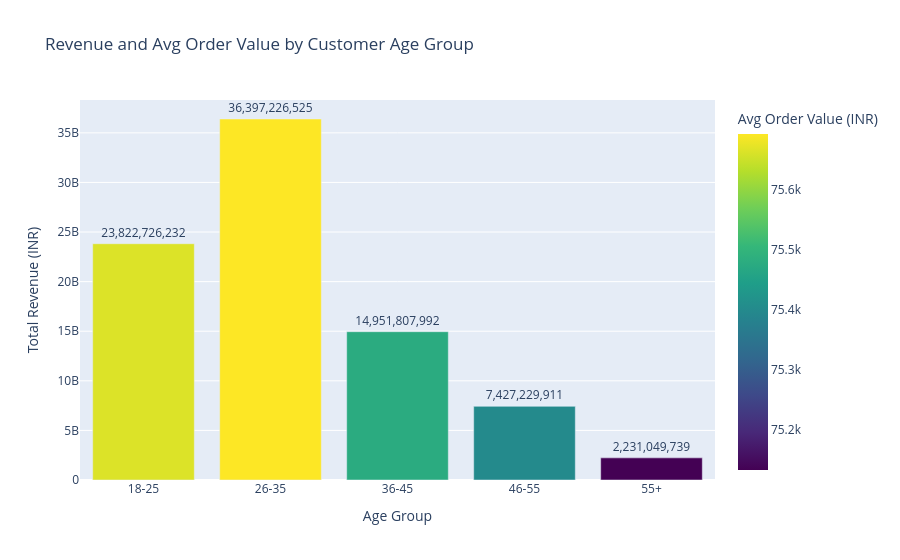

Source (notebook cell):
### Code cell
#----------------------------------------------------
#EDA 9- CUSTOMER AGE GROUP BEHAVIOUR AND PREFERENCES
#----------------------------------------------------
import pandas as pd
import plotly.express as px

# Load cleaned data if not already loaded
# df_clean = pd.read_csv("amazon_india_cleaned.csv")

# Ensure relevant columns are correct
df_clean['customer_age_group'] = df_clean['customer_age_group'].astype(str)

# Revenue and Average Order Value by Age Group
age_revenue = df_clean.groupby('customer_age_group').agg(
    total_revenue=('final_amount_inr_cleaned', 'sum'),
    avg_order_value=('final_amount_inr_cleaned', 'mean'),
    order_count=('transaction_id', 'count')
).reset_index()

fig1 = px.bar(age_revenue,
              x='customer_age_group',
              y='total_revenue',
              text='total_revenue',
              color='avg_order_value',
              color_continuous_scale='Viridis',
              title='Revenue and Avg Order Value by Customer Age Group',
              labels={'total_revenue':'Total Revenue (INR)', 'customer_age_group':'Age Group', 'avg_order_value':'Avg Order Value (INR)'}
             )
fig1.update_traces(texttemplate='%{text:,.0f}', textposition='outside')
fig1.show()

# Category Preferences by Age Group
category_pref = df_clean.groupby(['customer_age_group', 'subcategory']).agg(
    revenue=('final_amount_inr_cleaned', 'sum')
).reset_index()

fig2 = px.sunburst(category_pref,
                   path=['customer_age_group', 'subcategory'],
                   values='revenue',
                   color='revenue',
                   color_continuous_scale='Blues',
                   title='Category Preferences by Age Group'
                  )
fig2.show()

# Shopping Frequency by Age Group
shopping_freq = df_clean.groupby('customer_age_group')['transaction_id'].count().reset_index()
shopping_freq.rename(columns={'transaction_id':'order_count'}, inplace=True)

fig3 = px.pie(shopping_freq,
              values='order_count',
              names='customer_age_group',
              title='Shopping Frequency Distribution by Age Group',
              color_discrete_sequence=px.colors.qualitative.Set3
             )
fig3.show()

### Figure 1 — Plotly figure (JSON) as saved in the notebook; plotly's stock layout.template omitted (floating-point values rounded to 4 significant figures)
{"data": [{"alignmentgroup": "True", "hovertemplate": "Age Group=%{x}<br>Total Revenue (INR)=%{text}<br>Avg Order Value (INR)=%{marker.color}<extra></extra>", "legendgroup": "", "marker": {"color": [75660.0, 75690.0, 75480.0, 75400.0, 75130.0], "coloraxis": "coloraxis", "pattern": {"shape": ""}}, "name": "", "offsetgroup": "", "orientation": "v", "showlegend": false, "text": [23820000000.0, 36400000000.0, 14950000000.0, 7427229911, 2231000000.0], "textposition": "outside", "texttemplate": "%{text:,.0f}", "type": "bar", "x": ["18-25", "26-35", "36-45", "46-55", "55+"], "xaxis": "x", "y": [23820000000.0, 36400000000.0, 14950000000.0, 7427229911, 2231000000.0], "yaxis": "y"}], "layout": {"barmode": "relative", "coloraxis": {"colorbar": {"title": {"text": "Avg Order Value (INR)"}}, "colorscale": [[0, "#440154"], [0.1111, "#482878"], [0.2222, "#3e4989"], [0.3333, "#31688e"], [0.4444, "#26828e"], [0.5556, "#1f9e89"], [0.6667, "#35b779"], [0.7778, "#6ece58"], [0.8889, "#b5de2b"], [1, "#fde725"]]}, "legend": {"tracegroupgap": 0}, "title": {"text": "Revenue and Avg Order Value by Customer Age Group"}, "xaxis": {"anchor": "y", "domain": [0, 1], "title": {"text": "Age Group"}}, "yaxis": {"anchor": "x", "domain": [0, 1], "title": {"text": "Total Revenue (INR)"}}}}
